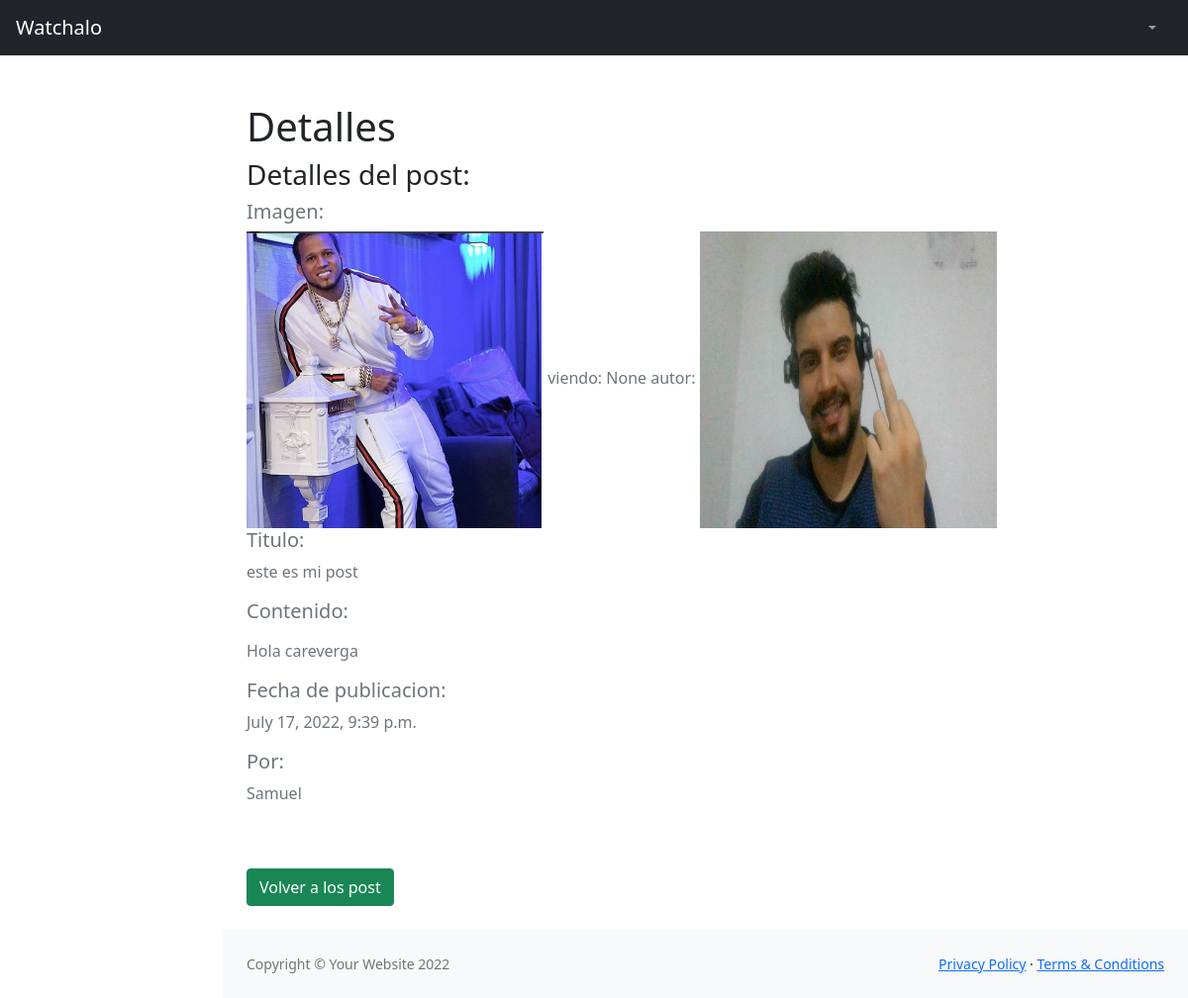
Page /Aplicacion1/detallePost/12 on the committed database.
### Aplicacion1/models.py (models this page shows, shortened)
class Post(models.Model):
    nombrePost = models.CharField(max_length=50)
    CuerpoPost = RichTextField(blank = True, null = True, max_length=5000)
    fechaPublicacion = models.DateTimeField(auto_now_add=True)
    user = models.ForeignKey(User,blank=True,null=True, on_delete=models.CASCADE, related_name = "posts")
    imagen = models.ImageField(blank = True, null = True, upload_to="images/", verbose_name="Subir imagen")

class Perfil(models.Model):
    user = models.OneToOneField(User, blank=True,null=True,on_delete=models.CASCADE)
    perfilImagen = models.ImageField(default='default_perfil.jpg')

### Aplicacion1/views.py (the view)
# urls.py: path('detallePost/<pk>', detallePost.as_view(), name='detallePost'),
class  detallePost(DetailView):
    model = Post
    template_name = 'Aplicacion1/detallePost.html'

### Aplicacion1/templates/Aplicacion1/detallePost.html (shortened to what this page needs)
{% extends "Aplicacion1/Padre.html" %}
{% load static %}
{% block seccion_nombre %}
<h1>Detalles</h1>
<h3>Detalles del post:</h3>
{% endblock %}
{% block cuerpo %}
{% if post.imagen %}
    <h5>Imagen: </h5>
    <img src="{{ post.imagen.url}}" alt="" width="300" height="300" >
{% endif %}
viendo: {{user.id}}
autor:
<img src="{{post.user.perfil.perfilImagen.url }}" alt="" width="300" height="300" >
<h5>Titulo: </h5><p>{{post.nombrePost}}</p>
<h5>Contenido: </h5>
<p>
{{post.CuerpoPost | safe}}
</p>
<h5>Fecha de publicacion: </h5><p>{{post.fechaPublicacion}}</p>
<h5>Por: </h5>
<p>{{ post.user.username}}</p>
<br>
<br>
<a href="{% url 'Aplicacion1:Inicio' %}"><button type="button" class="btn btn-success">Volver a los post</button></a>
{% endblock %}

### rows in the picture
Post: imagen (picture), user.perfil.perfilImagen (picture), nombrePost "este es mi post", CuerpoPost "Hola careverga", fechaPublicacion "July 17, 2022, 9:39 p.m.", user.username "Samuel"

### other values in the picture
{{ user.id }} "None"
